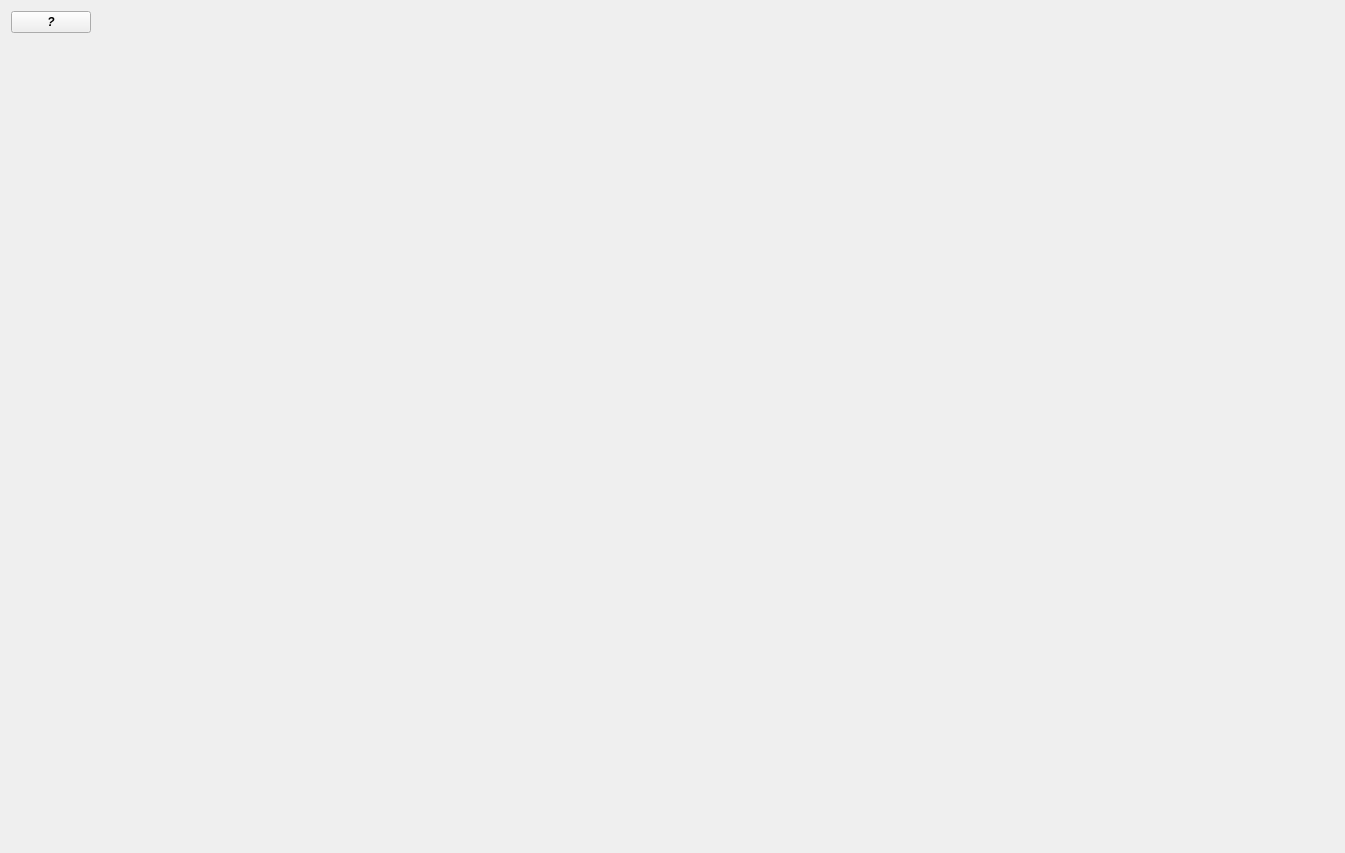
<?xml version="1.0" encoding="UTF-8"?>
<ui version="4.0">
 <class>Tab_App</class>
 <widget class="QWidget" name="Tab_App">
  <property name="geometry">
   <rect>
    <x>0</x>
    <y>0</y>
    <width>1345</width>
    <height>853</height>
   </rect>
  </property>
  <property name="windowTitle">
   <string>Form</string>
  </property>
  <layout class="QVBoxLayout" name="verticalLayout">
   <item>
    <widget class="QFrame" name="frame_info">
     <property name="sizePolicy">
      <sizepolicy hsizetype="Preferred" vsizetype="Fixed">
       <horstretch>0</horstretch>
       <verstretch>0</verstretch>
      </sizepolicy>
     </property>
     <property name="frameShape">
      <enum>QFrame::NoFrame</enum>
     </property>
     <property name="frameShadow">
      <enum>QFrame::Raised</enum>
     </property>
     <layout class="QHBoxLayout" name="horizontalLayout">
      <property name="leftMargin">
       <number>0</number>
      </property>
      <property name="topMargin">
       <number>0</number>
      </property>
      <property name="rightMargin">
       <number>0</number>
      </property>
      <property name="bottomMargin">
       <number>0</number>
      </property>
      <item>
       <widget class="QPushButton" name="pb_info">
        <property name="sizePolicy">
         <sizepolicy hsizetype="Fixed" vsizetype="Fixed">
          <horstretch>0</horstretch>
          <verstretch>0</verstretch>
         </sizepolicy>
        </property>
        <property name="font">
         <font>
          <italic>true</italic>
          <bold>true</bold>
         </font>
        </property>
        <property name="text">
         <string>?</string>
        </property>
       </widget>
      </item>
      <item>
       <spacer name="horizontalSpacer">
        <property name="orientation">
         <enum>Qt::Horizontal</enum>
        </property>
        <property name="sizeHint" stdset="0">
         <size>
          <width>1238</width>
          <height>20</height>
         </size>
        </property>
       </spacer>
      </item>
     </layout>
    </widget>
   </item>
   <item>
    <widget class="Wid_Search_for" name="Wid_Search_for" native="true">
     <property name="sizePolicy">
      <sizepolicy hsizetype="Preferred" vsizetype="Fixed">
       <horstretch>0</horstretch>
       <verstretch>0</verstretch>
      </sizepolicy>
     </property>
    </widget>
   </item>
   <item>
    <widget class="Wid_Table_for_HR평가_종합평가_결과_Old" name="Wid_Table" native="true"/>
   </item>
  </layout>
 </widget>
 <customwidgets>
  <customwidget>
   <class>Wid_Search_for</class>
   <extends>QWidget</extends>
   <header>modules.PyQt.Tabs.HR평가.components.Wid_search_for_old이력조회</header>
   <container>1</container>
  </customwidget>
  <customwidget>
   <class>Wid_Table_for_HR평가_종합평가_결과_Old</class>
   <extends>QWidget</extends>
   <header>modules.PyQt.Tabs.HR평가.tables.table_HR평가_종합평가_결과_Old</header>
   <container>1</container>
  </customwidget>
 </customwidgets>
 <resources/>
 <connections/>
</ui>
